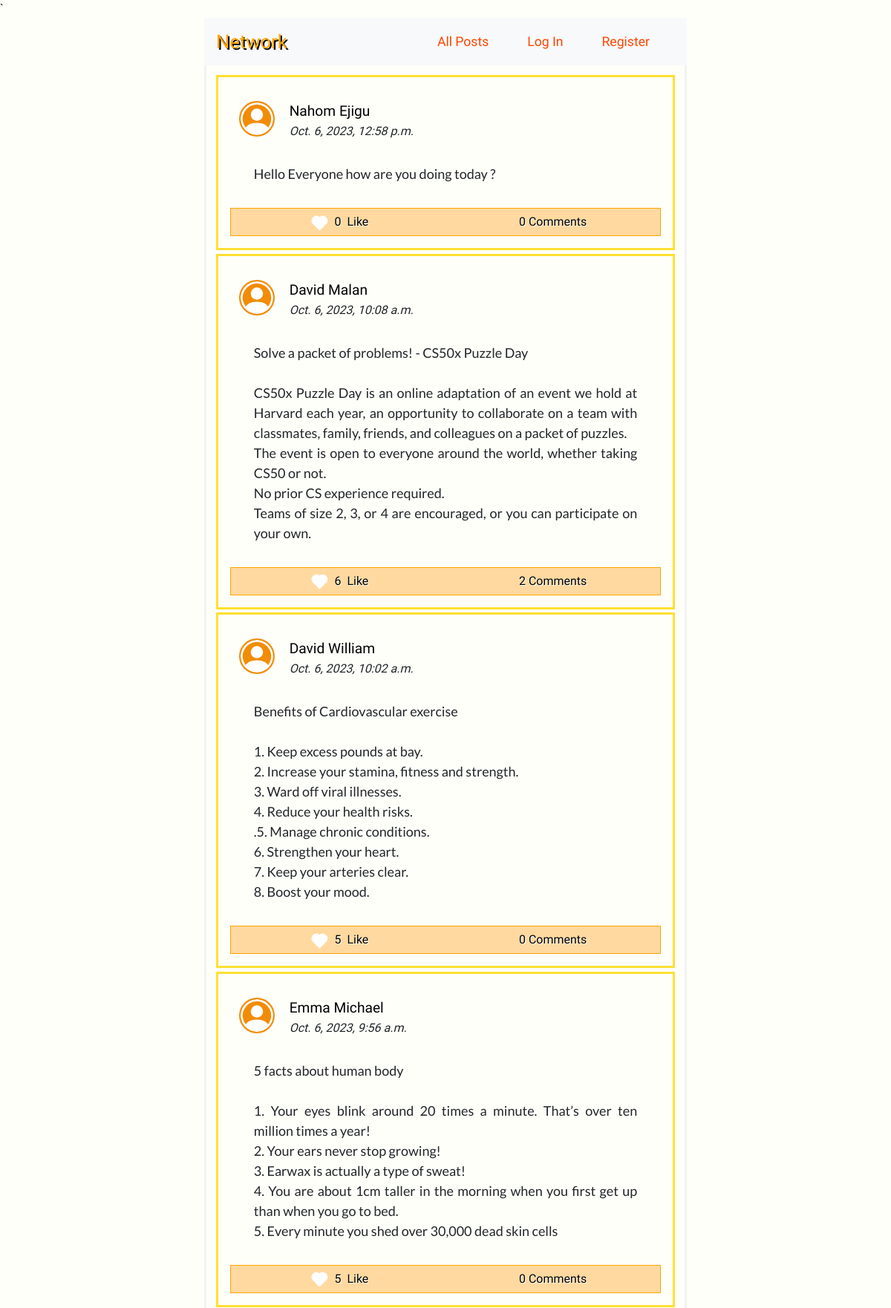
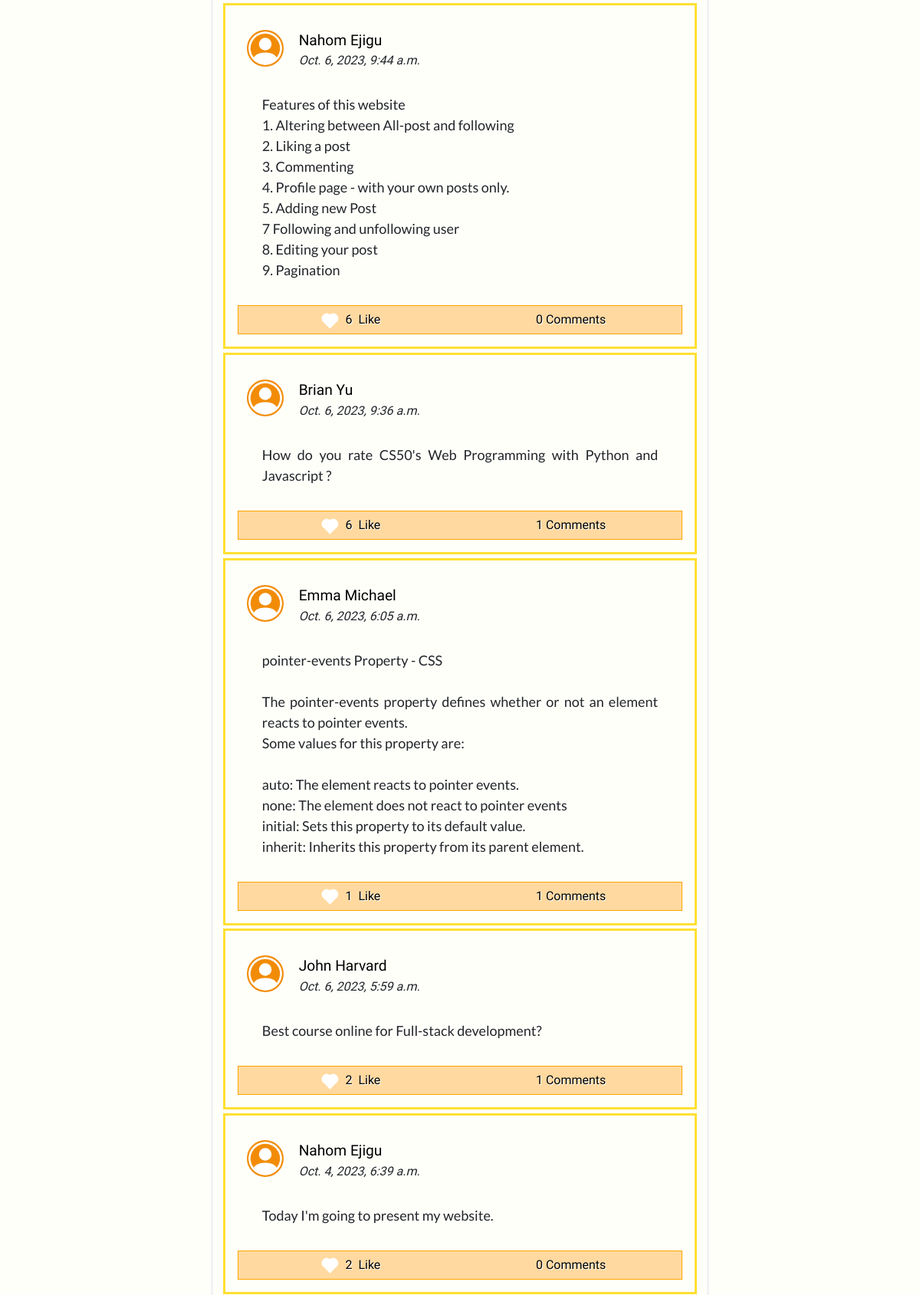
The page / (upper part) on the database its author committed (2 pictures, top to bottom).
### network/models.py (models this page shows)
class Post(models.Model):
    user = models.ForeignKey(User, on_delete=models.CASCADE, related_name='poster')
    post = models.TextField()
    date = models.DateTimeField(auto_now_add=True)
    like = models.ManyToManyField(User, blank=True, related_name='like')
    comment = models.ManyToManyField(Comment, blank=True, related_name="post")

class User(AbstractUser):
    followers = models.ManyToManyField("self", blank=True, symmetrical=False, related_name="following")

### network/views.py (the view)
# urls.py: path("", views.index, name="index"),
def index(request):
    p = Paginator(Post.objects.all().order_by('-date'), 10)
    page = request.GET.get("page")
    posts = p.get_page(page)
    return render(request, "network/index.html", {
        "new_post": NewPost(),
        "posts": posts,
    })

### network/templates/network/index.html (shortened to what this page needs)
{% extends "network/layout.html" %}

### network/templates/network/layout.html (shortened to what this page needs)
{% load static %}
<!DOCTYPE html>
<html lang="en">
    <head>
        <link href="https://cdn.jsdelivr.net/npm/bootstrap@5.3.1/dist/css/bootstrap.min.css" rel="stylesheet">
        <link rel="stylesheet" href="https://stackpath.bootstrapcdn.com/bootstrap/4.4.1/css/bootstrap.min.css">
        <link href="{% static 'network/styles.css' %}" rel="stylesheet">
    </head>
    <body>
        <div class="network" >
        <nav class="navbar navbar-expand-lg navbar-light bg-light">
            <a class="navbar-brand" href="{% url 'index' %}">Network</a>
            <ul class="navbar-nav mr-auto nav-bar-network">
            <li class="nav-item">
              <a class="nav-link" href="{% url 'index' %}">All Posts</a>
            </li>
            {% if user.is_authenticated %}
                <li class="nav-item following">
                    <a class="nav-link" href="{% url 'following' %}">Following</a>
                </li>
                <li class="nav-item">
                    <a class="nav-link" href="{% url 'logout' %}">Log Out</a>
                </li>
            {% else %}
                <li class="nav-item">
                    <a class="nav-link" href="{% url 'login' %}">Log In</a>
                </li>
                <li class="nav-item">
                    <a class="nav-link" href="{% url 'register' %}">Register</a>
                </li>
            {% endif %}
          </ul>
        </nav>
        </div>
        <div class="body">
        <div class="main">
        <div class="middle-everything">
            {% for post in posts %}
            <div class="posts">
                <div class="username">
                    <div class="user-icon">
                    </div>
                    <div class="user-username">
                        <a  href="{% url 'profile_page' post.user %}" class="hyper-link-user">{{ post.user.first_name }} {{ post.user.last_name }} </a>
                        <div><i>{{ post.date  }}</i> </div>
                    </div>
                </div>
                <div class="post-content">
                    {{ post.post|linebreaksbr }}
                </div>
                <div class="post-info">
                    <div>
                        <div class="span-like">
                            {% if user in post.like.all %}
                                <div class="liked heart" data-post_id="{{post.id}}" data-liked="True" class="not-liked like" > </div>
                            {% else %}
                                <div class="not-liked heart" data-post_id="{{post.id}}" data-liked="False" class="not-liked like">  </div>
                            {% endif %}
                        </div> &nbsp;<span data-post_id="{{post.id}}" class="like-number numbers"> {{ post.like.all.count }} </span> &nbsp;
                        Like
                    </div>
                    <div class="comments"> <span class="numbers"> {{ post.comment.all.count }}</span>&nbsp;Comments</div>
                </div>
            </div>
            {% endfor %}
        <br>
        </div>
        </div>
        </div>
    </body>
</html>

### network/static/network/styles.css (style rules this page uses)
:root { --bg-button: rgba(255, 166, 0, 0.75); --bg-button-hover: rgb(255, 166, 0); --bg-post-hover: rgb(255, 252, 245); }
body { margin: 0; font-family: 'Gabarito', cursive; background: rgb(255, 255, 250); }
.middle-everything { width: 100%; }
.span-like { border: .001rem solid transparent; display: flex; justify-content: center; align-items: center; width: 2rem; height: 1rem; padding: 17px 1px 13px 1px; margin: 0; position: relative; border-radius: 50%; cursor: pointer; }
.heart { width: .8rem; height: .8rem; background-color: white; position: absolute; transform: rotate(45deg); transition: background-color 1s ease; }
.heart::before { content: ""; width: inherit; height: inherit; background-color: inherit; position: absolute; right: 0%; bottom: 50%; border-radius: 50%; }
.heart::after { content: ""; width: inherit; height: inherit; background-color: inherit ; position: absolute; border-radius: 50%; bottom: 0%; left: -50%; }
.not-liked { background-color: white; }
@media only screen and (min-width: 600px) { .network { justify-content: center; position: sticky; z-index: 333; top: 0; right: 0; margin: 0; width: auto; margin: auto; min-width: 600px; max-width: 650px; } }
@media only screen and (min-width: 600px) { .navbar > a { color: orange !important; text-shadow: 2px 2px black; font-size: 1.6rem; } }
@media only screen and (min-width: 600px) { .nav-bar-network > li > a { color: orangered !important; font-size: 1.1rem; } }
@media only screen and (min-width: 600px) { .nav-bar-network > li { border: 2px solid transparent; padding: 0 .5rem; transition: border-radius, 300ms ease-in; } }
@media only screen and (min-width: 600px) { .navbar { display: flex; justify-content: space-between; } }
@media only screen and (min-width: 600px) { .navbar > * { margin: 0 !important; } }
@media only screen and (min-width: 600px) { .nav-bar-network { display: grid; grid-template-columns: auto auto auto auto ; column-gap: 1rem; } }
@media only screen and (min-width: 600px) { .main { display: flex; justify-content: center; align-items: center; width: 100%; } }
@media only screen and (min-width: 600px) { .middle-everything { max-width: 650px; padding: .5rem; border: .2rem solid #f2f2f2; border-top: none; } }
@media only screen and (min-width: 600px) { .user-icon { width: 5rem; padding: 1rem 0.5rem; } }
@media only screen and (min-width: 600px) { .user-icon > svg { width: 3rem; } }
@media only screen and (min-width: 600px) { .posts { border: 0.2rem solid rgba(255, 217, 0, 0.8); padding: 1rem; margin: 0.3rem; transition: background-color, box-shadow, border-color 200ms linear; } }
@media only screen and (min-width: 600px) { .user-username { width: 100%; padding: 1rem .5rem; } }
@media only screen and (min-width: 600px) { .post-content { padding: 1rem 2rem 2rem 2rem; text-align: justify; font-family: 'Lato', sans-serif; font-size: 18px; } }
.user-icon { display: flex; justify-content: center; }
.user-icon > svg { color: rgb(255, 255, 255); padding: 2px; background-color: rgb(242, 140, 7); border-radius: 50%; height: fit-content; text-align: center; }
.username { display: flex; position: relative; }
.hyper-link-user { text-decoration: none; color: black; font-weight: 500; font-size: 1.2rem; transition: text-decoration 1s ease-in; }
.post-info { display: flex; justify-content: space-evenly; border: 1px solid orange; background-color: rgb(255, 217, 159); font-family: 'Gabarito', cursive; }
.post-info > div { display: flex; justify-content: center; align-items: center ; text-align: center; border: 2px solid transparent; color: black; width: 100%; text-shadow: 1px 1px white; transition: background-color,text-shadow, color, 300ms ease-out; }

### rows shown on the page
Post: user.first_name "Nahom", user.last_name "Ejigu", date "Oct. 6, 2023, 12:58 p.m.", post "Hello Everyone how are you doing today ?", like.all.count "0", comment.all.count "0"
Post: user.first_name "David", user.last_name "Malan", date "Oct. 6, 2023, 10:08 a.m.", post "Solve a packet of problems! - CS50x Puzzle Day CS50x Puzzle Day is an online adaptation of an event we hold at Harvard each year, an opportunity to collaborate on a team with classmates, family, friends, and colleagues on a packet of puzzles. The event is open to everyone around the world, whether taking CS50 or not. No prior CS experience required. Teams of size 2, 3, or 4 are encouraged, or you can participate on your own.", like.all.count "6", comment.all.count "2"
Post: user.first_name "David", user.last_name "William", date "Oct. 6, 2023, 10:02 a.m.", post "Benefits of Cardiovascular exercise 1. Keep excess pounds at bay. 2. Increase your stamina, fitness and strength. 3. Ward off viral illnesses. 4. Reduce your health risks. .5. Manage chronic conditions. 6. Strengthen your heart. 7. Keep your arteries clear. 8. Boost your mood.", like.all.count "5", comment.all.count "0"
Post: user.first_name "Emma", user.last_name "Michael", date "Oct. 6, 2023, 9:56 a.m.", post "5 facts about human body 1. Your eyes blink around 20 times a minute. That’s over ten million times a year! 2. Your ears never stop growing! 3. Earwax is actually a type of sweat! 4. You are about 1cm taller in the morning when you first get up than when you go to bed. 5. Every minute you shed over 30,000 dead skin cells", like.all.count "5", comment.all.count "0"
Post: user.first_name "Nahom", user.last_name "Ejigu", date "Oct. 6, 2023, 9:44 a.m.", post "Features of this website 1. Altering between All-post and following 2. Liking a post 3. Commenting 4. Profile page - with your own posts only. 5. Adding new Post 7 Following and unfollowing user 8. Editing your post 9. Pagination", like.all.count "6", comment.all.count "0"
Post: user.first_name "Brian", user.last_name "Yu", date "Oct. 6, 2023, 9:36 a.m.", post "How do you rate CS50's Web Programming with Python and Javascript ?", like.all.count "6", comment.all.count "1"
Post: user.first_name "Emma", user.last_name "Michael", date "Oct. 6, 2023, 6:05 a.m.", post "pointer-events Property - CSS The pointer-events property defines whether or not an element reacts to pointer events. Some values for this property are: auto: The element reacts to pointer events. none: The element does not react to pointer events initial: Sets this property to its default value. inherit: Inherits this property from its parent element.", like.all.count "1", comment.all.count "1"
Post: user.first_name "John", user.last_name "Harvard", date "Oct. 6, 2023, 5:59 a.m.", post "Best course online for Full-stack development?", like.all.count "2", comment.all.count "1"
Post: user.first_name "Nahom", user.last_name "Ejigu", date "Oct. 4, 2023, 6:39 a.m.", post "Today I'm going to present my website.", like.all.count "2", comment.all.count "0"
